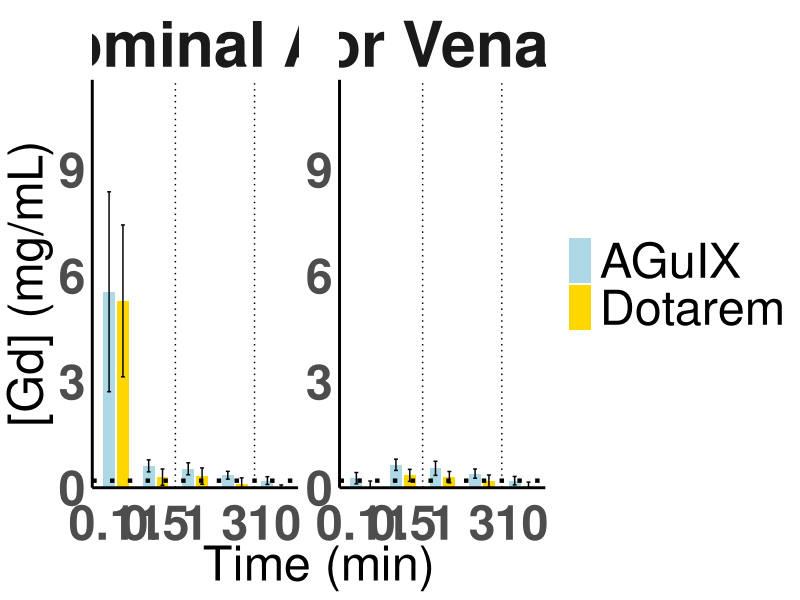
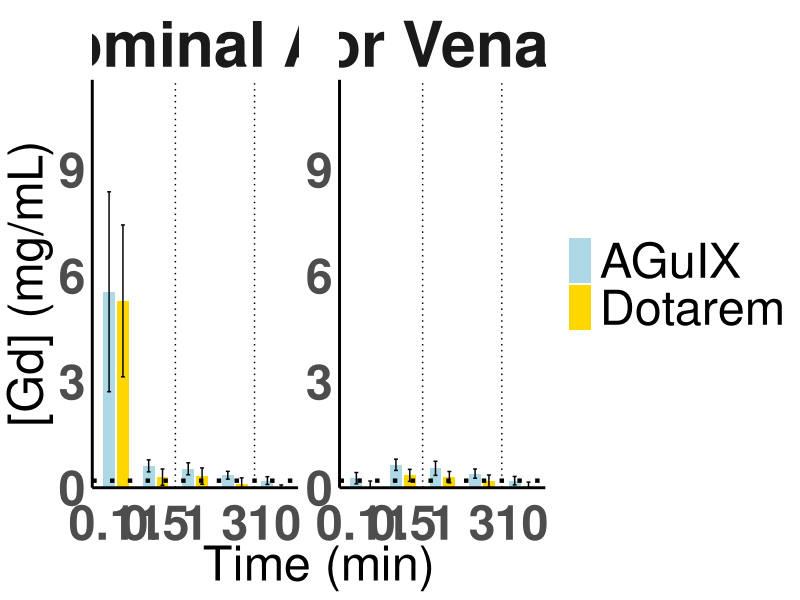

The R source for these figures, in order:
# Define the corrected data without timepoint 1
if (!require(plotrix)) install.packages("plotrix")
library(plotrix)

library(tidyverse)
time_points <- c(0.11, 0.5, 1, 3, 10)

library(tidyverse)

time_points <- c(0.11, 
  0.5, 1, 3, 10)

# Integrate error values directly into the IVC data frame
IVC_data <- data.frame(
  Time = factor(time_points, levels = time_points),
  AGuIX_Signal = c(0.27,
                   0.65,
                   0.55,
                   0.40,
                   0.20
  ),
  AGuIX_Error = c(0.16,
                  0.16,
                  0.20,
                  0.13,
                  0.12
                  
                  
                  
  ),
  Dotarem_Signal = c(-0.03,
                     0.35,
                     0.30,
                     0.19,
                     0.04
                     
                     
                     
  ),
  Dotarem_Error = c(0.22,
                    0.17,
                    0.16,
                    0.17,
                    0.12
                    
                    
                    
  ),
  Sig1 = c( 0.2802, 
    0.01074, 0.02637, 0.02916, 0.02726)
)




# Integrate error values directly into the Aorta data frame
Aorta_data <- data.frame(
  Time = factor(time_points, levels = time_points),
  AGuIX_Signal = c(
    5.548945201,
    0.619190801,
    0.536298914,
    0.353784247,
    0.203349585
    
    
    
  ),
  AGuIX_Error = c(
    2.83,
    0.17,
    0.17,
    0.11,
    0.11
),
  Dotarem_Signal = c(
    5.29,
    0.30,
    0.33,
    0.10,
    -0.07
  ),
  Dotarem_Error = c(
    2.15,
    0.23,
    0.23,
    0.18,
    0.15
)
 ,
  Sig2 = c( 0.9875, 
    0.007302, 0.0387, 0.02073, 0.06486)
)




# Define aesthetic elements for consistency
font_family <- "Helvetica"
font_size_title <- 45
font_size_axis_title <- 35
font_size_text <- 35
font_size_facet <- 45

# For IVC data
IVC_long <- IVC_data %>%
  pivot_longer(
    cols = c(AGuIX_Signal, AGuIX_Error, Dotarem_Signal, Dotarem_Error),
    names_to = c("Agent", ".value"), # This determines how the names are assigned to new columns
    names_pattern = "(.*)_(.*)"
  )

# For Aorta data
Aorta_long <- Aorta_data %>%
  pivot_longer(
    cols = c(AGuIX_Signal, AGuIX_Error, Dotarem_Signal, Dotarem_Error),
    names_to = c("Agent", ".value"), # Same as above for consistency
    names_pattern = "(.*)_(.*)"
  )



# Combine the IVC and Aorta datasets
combined_data <- bind_rows(
  IVC_long %>% mutate(Location = "Inferior Vena Cava"),
  Aorta_long %>% mutate(Location = "Abdominal Aorta")
)


# Plot
gg <- ggplot(combined_data, aes(x = Time, y = Signal, fill = Agent)) +
  geom_bar(stat = "identity", position = position_dodge(width = 0.7), width = 0.6) +
  geom_errorbar(aes(ymin = pmax(Signal - Error, 0.0), ymax = Signal + Error), width = 0.2, position = position_dodge(width = 0.7)) +
  scale_fill_manual(values = c("AGuIX" = "lightblue", "Dotarem" = "gold")) +
  facet_wrap(~Location, scales = "free_y") +
  labs(x = "Time (min)", y = "[Gd] (mg/mL)") +
  theme_minimal() +
  theme(
    text = element_text(family = font_family),
    plot.title = element_text(size = font_size_title, face = "bold", hjust = 0.5),
    axis.title = element_text(size = font_size_axis_title),
    axis.title.y = element_text(size = font_size_axis_title, vjust = 1.0),
    axis.text = element_text(size = font_size_text, face = "bold"),
    axis.text.x = element_text(vjust = 0.15),
    axis.text.y = element_text(hjust = 0.15),
    legend.title = element_blank(),
    legend.text = element_text(size = 35),
    panel.grid.major = element_blank(),
    panel.grid.minor = element_blank(),
    strip.text = element_text(size = font_size_facet, face = "bold"),
    axis.line = element_line(color = "black", size = 1)
  ) +
  scale_y_continuous(expand = expansion(mult = c(0, 0.05)), limits = function(x) c(0, 11)) +
  geom_vline(xintercept = c(2.5, 4.5), linetype = "dotted", color = "black") +
  geom_text(data = filter(combined_data, Location == "Inferior Vena Cava"), aes(x = Inf, y = Inf, label = "Global p < 0.01**"), vjust = 1.45, hjust = 2.2, color = "red", size = 12) +
  geom_text(data = filter(combined_data, Location == "Abdominal aorta"), aes(x = Inf, y = Inf, label = "Global p < 0.01**"), vjust = 1.45, hjust = 2.2, color = "red", size = 12) +
  geom_hline(yintercept = 0.2, linetype = "dotted", color = "black", size = 1.5)
  
print(gg)


ggsave("output_plot.png", plot = gg, width = 9000, height = 2500, units = "px")
